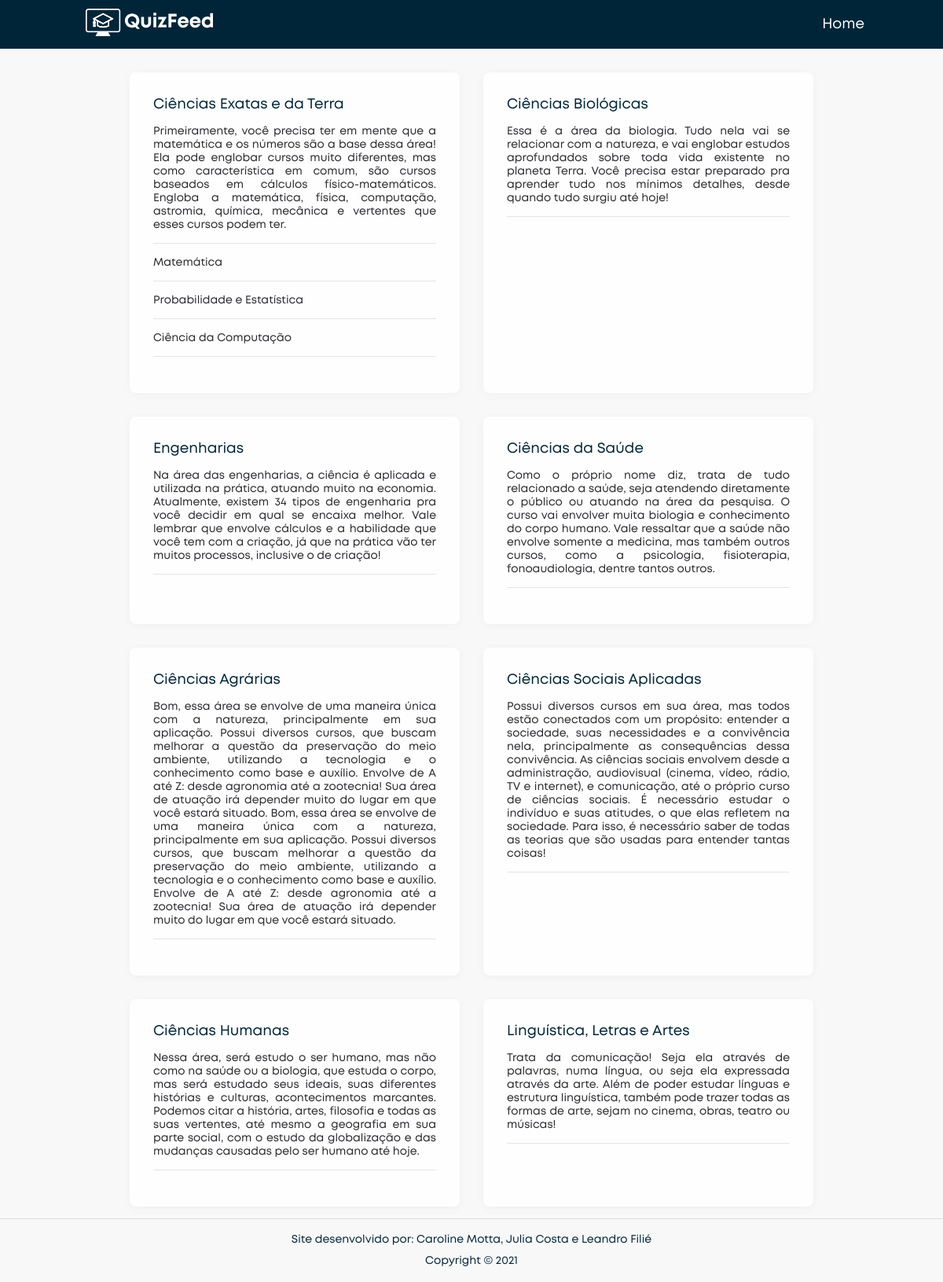
Page /areas.php on the earlier database version.
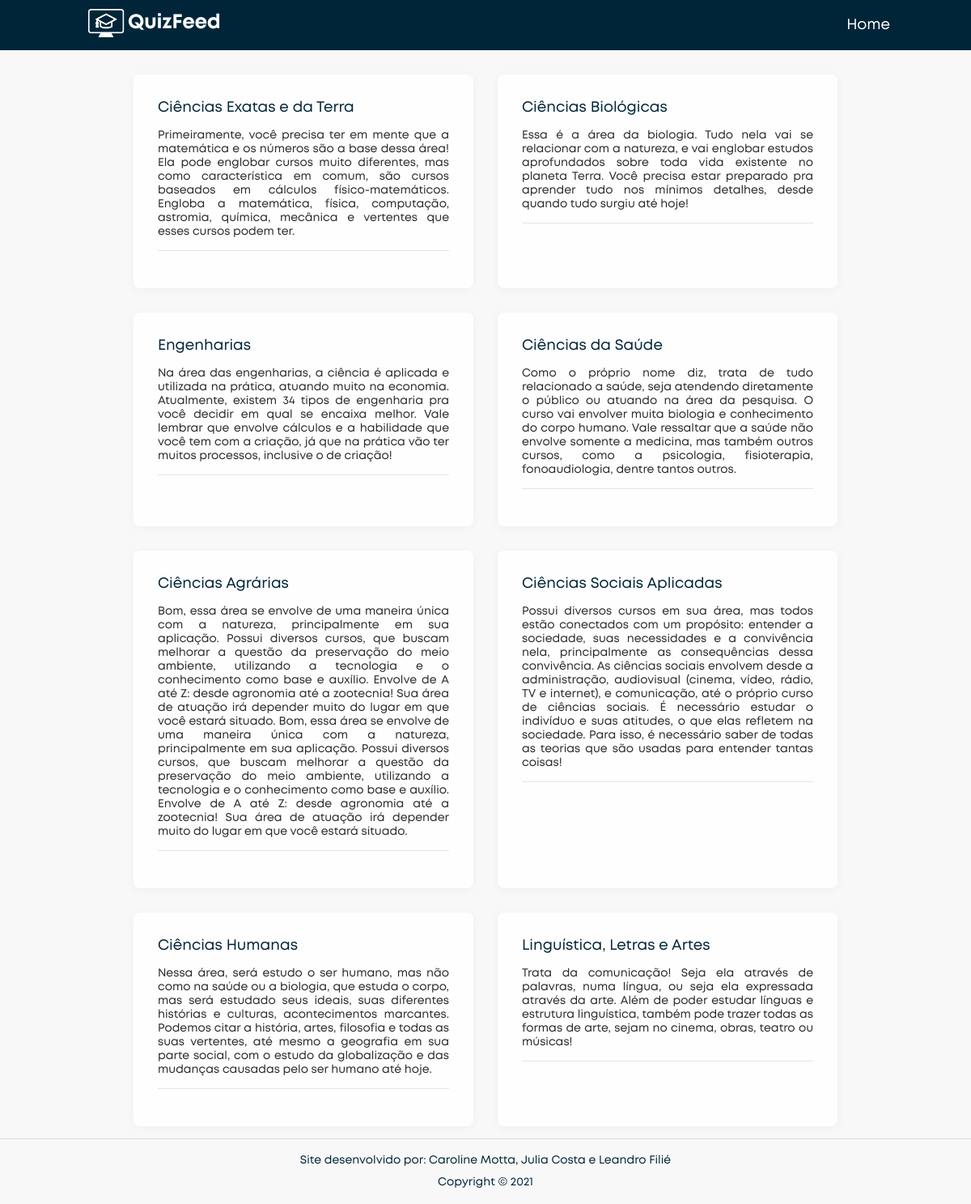
Same page on the later database version.
### tables this page shows
CREATE TABLE IF NOT EXISTS `area` (
  `id_area` int(11) NOT NULL AUTO_INCREMENT,
  `nome` varchar(50) NOT NULL,
  `descricao` longtext NOT NULL,
  PRIMARY KEY (`id_area`)
);

CREATE TABLE IF NOT EXISTS `curso` (
  `id_curso` int(11) NOT NULL AUTO_INCREMENT,
  `nome` varchar(100) NOT NULL,
  `cod_area` int(11) NOT NULL,
  PRIMARY KEY (`id_curso`),
  KEY `cod_area` (`cod_area`)
);

### areas.php (the view, shortened to what this page needs)
<!DOCTYPE html>
<html lang="pt-br">
<head>
    <?php include './inc/head.inc'; ?>
    <link rel="stylesheet" href="./style/areas.css">
</head>
<body>
    <header class="header">
        <nav>
            <div><a href="index.php"><img src="./assets/images/logo.svg" alt="logo" class="logo"></a></div>
            <ul class="menu">
                <li><a href="index.php">Home</a></li>
            </ul>
        </nav>
    </header>
    <main>
        <div class="areas">
            <?php
			include "inc/conexao.php";
				$select = 'SELECT *FROM area';
				$resultado = mysqli_query($conexao,$select);
                while($linha=mysqli_fetch_assoc($resultado)){
					$selectCursos = 'SELECT * FROM curso WHERE cod_area = '.$linha["id_area"].'';
					$resultadoCursos = mysqli_query($conexao,$selectCursos);
                    echo '
                        <div class="card">
                            <div class="card-content">
                                <h5>'.$linha["nome"].'</h5>
                                <p>
                                    '.$linha["descricao"].'
                                </p>
                                <div class="cursos">
								<span class="separador"></span>';
								while ($linhaCursos=mysqli_fetch_assoc($resultadoCursos)){
									echo '<p>'.$linhaCursos["nome"].'</p>
                                    <span class="separador"></span>';
								}
								echo '
                                </div>
                            </div>
                        </div>
                    ';
                }
            ?>
            </div>
    </main>
    <?php include './inc/footer.inc'; ?>
</body>
</html>

### inc/head.inc (shortened to what this page needs)
<link rel="stylesheet" href="./style/main.css">
<link rel="stylesheet" href="./style/menu_mobile.css">

### inc/footer.inc
<footer>
    <div> Site desenvolvido por: Caroline Motta, Julia Costa e Leandro Filié</div>
    <div>Copyright &copy 2021</div>
</footer>

### style/main.css (style rules this page uses)
:root { --azul: #002539; --laranja: #ed7201; --area-main: calc(100vh - 143px); --border-color: #e5e5e5; }
html { font-size: 14px; }
* { box-sizing: border-box; font-family: "Mont"; }
body { margin: 0; padding: 0; background: #f8f8f8; color: #29292e; }
.header { width: 100%; top: 0; z-index: 100; height: 62px; display: flex; align-items: center; justify-content: center; }
.header nav { width: 100%; max-width: 1000px; display: flex; align-items: center; justify-content: space-between; margin: 0 50px; }
.header nav .menu { display: flex; align-items: center; gap: 4rem; padding-left: 0; }
.header nav .menu li a { display: block; color: white; font-weight: 600; font-size: 1.3rem; }
main { max-width: 800px; }
.logo { width: 13rem; height: 2.5rem; }
ul { list-style: none; }
a { text-decoration: none; color: inherit; }
footer { display: flex; flex-direction: column; align-items: center; justify-content: center; height: 55px; width: 100%; padding: 40px 0; border-top: 1px #00253921 solid; text-align: center; }
footer div { margin: 5px 0; font-size: 1rem; color: #002539; }
* { scrollbar-width: thin; }

### style/areas.css (style rules this page uses)
header { background: var(--azul); }
main { display: flex; flex-direction: column; justify-content: flex-start; align-items: center; text-align: center; margin: auto; min-height: var(--area-main); max-width: 1500px; }
.areas { display: flex; justify-content: center; flex-wrap: wrap; margin: auto; padding-top: 15px; }
.areas .card { display: flex; flex-direction: column; align-items: center; width: 35%; min-width: 350px; margin: 15px; background: #fefefe; border-radius: 8px; border: none; box-shadow: 0px 2px 12px rgba(0, 0, 0, 0.04); }
.areas .card h5 { font-weight: bold; font-size: 1.3rem; text-align: justify; color: var(--azul); margin: 0; }
.areas .card p { font-size: 1rem; text-align: justify; }
.areas .card .card-content { text-align: center; height: 100%; padding: 30px; }
.areas .card .separador { display: block; height: 1px; width: 100%; margin-bottom: 16px; background: var(--border-color); }

Differences in the rows shown:
removed curso: nome "Matemática", shown under area "Ciências Exatas e da Terra"
removed curso: nome "Probabilidade e Estatística", shown under area "Ciências Exatas e da Terra"
removed curso: nome "Ciência da Computação", shown under area "Ciências Exatas e da Terra"
